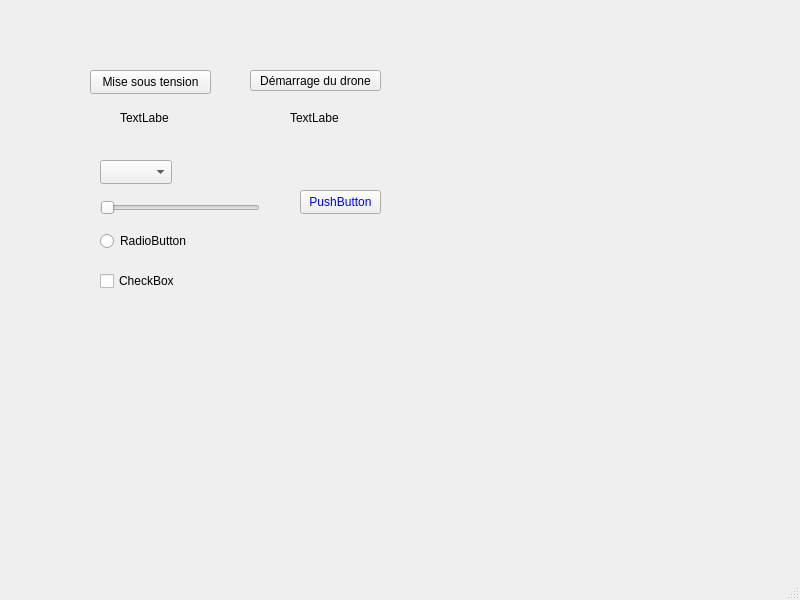
<?xml version="1.0" encoding="UTF-8"?>
<ui version="4.0">
 <class>MainWindow</class>
 <widget class="QMainWindow" name="MainWindow">
  <property name="geometry">
   <rect>
    <x>0</x>
    <y>0</y>
    <width>800</width>
    <height>600</height>
   </rect>
  </property>
  <property name="windowTitle">
   <string>MainWindow</string>
  </property>
  <widget class="QWidget" name="centralwidget">
   <widget class="QPushButton" name="pushButton">
    <property name="geometry">
     <rect>
      <x>300</x>
      <y>190</y>
      <width>81</width>
      <height>24</height>
     </rect>
    </property>
    <property name="styleSheet">
     <string notr="true">color: rgb(0,0,255) </string>
    </property>
    <property name="text">
     <string>PushButton</string>
    </property>
   </widget>
   <widget class="QRadioButton" name="radioButton">
    <property name="geometry">
     <rect>
      <x>100</x>
      <y>230</y>
      <width>91</width>
      <height>22</height>
     </rect>
    </property>
    <property name="text">
     <string>RadioButton</string>
    </property>
   </widget>
   <widget class="QSlider" name="horizontalSlider">
    <property name="geometry">
     <rect>
      <x>100</x>
      <y>200</y>
      <width>160</width>
      <height>16</height>
     </rect>
    </property>
    <property name="orientation">
     <enum>Qt::Horizontal</enum>
    </property>
   </widget>
   <widget class="QCheckBox" name="checkBox">
    <property name="geometry">
     <rect>
      <x>100</x>
      <y>270</y>
      <width>78</width>
      <height>22</height>
     </rect>
    </property>
    <property name="text">
     <string>CheckBox</string>
    </property>
   </widget>
   <widget class="QComboBox" name="comboBox">
    <property name="geometry">
     <rect>
      <x>100</x>
      <y>160</y>
      <width>72</width>
      <height>24</height>
     </rect>
    </property>
   </widget>
   <widget class="QPushButton" name="MiseSousTension">
    <property name="geometry">
     <rect>
      <x>90</x>
      <y>70</y>
      <width>121</width>
      <height>24</height>
     </rect>
    </property>
    <property name="text">
     <string>Mise sous tension</string>
    </property>
   </widget>
   <widget class="QPushButton" name="DemarrageDrone">
    <property name="geometry">
     <rect>
      <x>250</x>
      <y>70</y>
      <width>131</width>
      <height>21</height>
     </rect>
    </property>
    <property name="text">
     <string>Démarrage du drone</string>
    </property>
   </widget>
   <widget class="QLabel" name="EtatTension_2">
    <property name="geometry">
     <rect>
      <x>120</x>
      <y>110</y>
      <width>49</width>
      <height>16</height>
     </rect>
    </property>
    <property name="text">
     <string>TextLabel</string>
    </property>
   </widget>
   <widget class="QLabel" name="EtatDemarrage_2">
    <property name="geometry">
     <rect>
      <x>290</x>
      <y>110</y>
      <width>49</width>
      <height>16</height>
     </rect>
    </property>
    <property name="text">
     <string>TextLabel</string>
    </property>
   </widget>
  </widget>
  <widget class="QMenuBar" name="menubar">
   <property name="geometry">
    <rect>
     <x>0</x>
     <y>0</y>
     <width>800</width>
     <height>21</height>
    </rect>
   </property>
  </widget>
  <widget class="QStatusBar" name="statusbar"/>
 </widget>
 <resources/>
 <connections/>
</ui>
